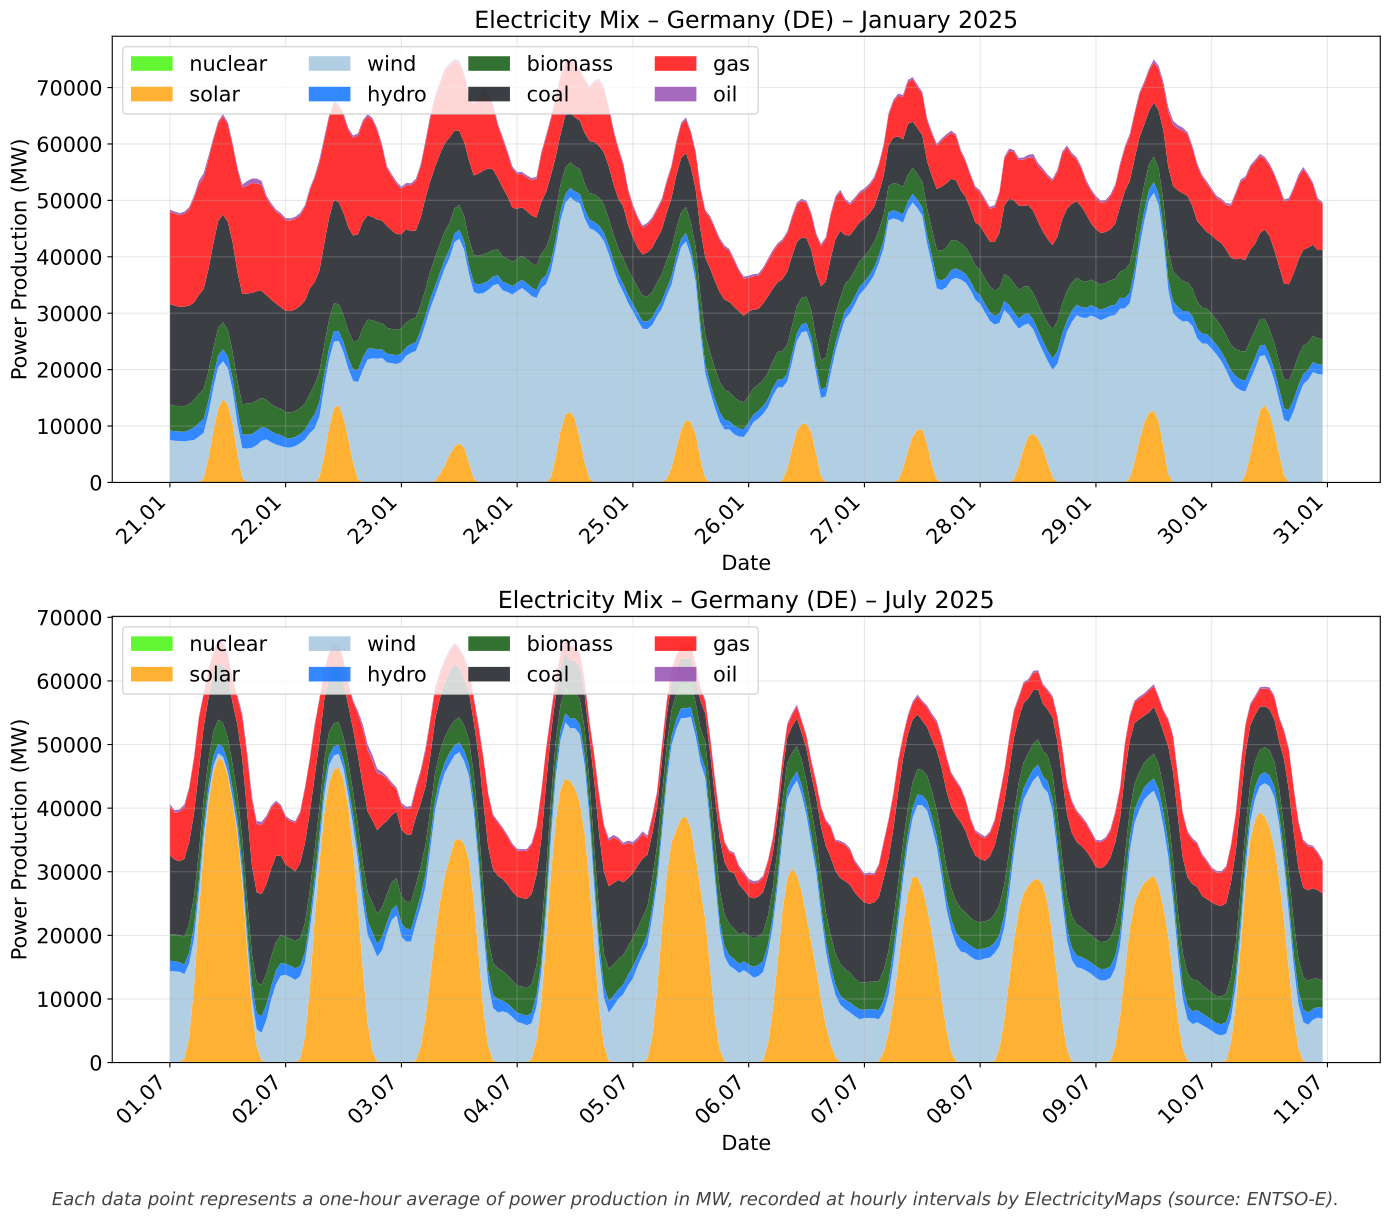

This chart was generated by the following Python code:
import requests
import matplotlib
matplotlib.use("Agg")
import matplotlib.pyplot as plt
import matplotlib.dates as mdates
from datetime import datetime
from dotenv import load_dotenv
import os

output_path = os.path.join(os.path.dirname(os.path.abspath(__file__)), "electricity_mix_germany_combined.pdf")
load_dotenv()
API_KEY = os.getenv("ELECTRICITYMAPS_API_KEY")

SOURCES = ["nuclear", "solar", "wind", "hydro", "biomass", "coal", "gas", "oil"]
COLORS = {
    "nuclear": "#3df500",
    "solar":   "#ff9d00",
    "wind":    "#9dc2db",
    "hydro":   "#006aff",
    "biomass": "#004e00",
    "coal":    "#0b0f14",
    "gas":     "#ff0000",
    "oil":     "#8e44ad",
}

FONT_LABEL  = 15
FONT_TITLE  = 17
FONT_TICK   = 15
FONT_LEGEND = 15
FONT_NOTE   = 13


def fetch(start, end):
    url = (
        "https://api.electricitymaps.com/v4/power-breakdown/past-range"
        f"?zone=DE&start={start}&end={end}"
    )
    resp = requests.get(url, headers={"auth-token": API_KEY})
    resp.raise_for_status()
    history = resp.json()["data"]
    timestamps = [
        datetime.fromisoformat(e["datetime"].replace("Z", "+00:00"))
        for e in history
    ]
    by_source = {
        s: [e.get("powerProductionBreakdown", {}).get(s) or 0 for e in history]
        for s in SOURCES
    }
    return timestamps, by_source


ts_jan, data_jan = fetch("2025-01-21T00:01:00Z", "2025-01-30T23:59:00Z")
ts_jul, data_jul = fetch("2025-07-01T00:01:00Z", "2025-07-10T23:59:00Z")

fig, axes = plt.subplots(2, 1, figsize=(14, 12), sharex=False)

for ax, ts, data, title in [
    (axes[0], ts_jan, data_jan, "Electricity Mix – Germany (DE) – January 2025"),
    (axes[1], ts_jul, data_jul, "Electricity Mix – Germany (DE) – July 2025"),
]:
    ax.stackplot(
        ts,
        [data[s] for s in SOURCES],
        labels=SOURCES,
        colors=[COLORS[s] for s in SOURCES],
        alpha=0.8,
    )
    ax.set_xlabel("Date", fontsize=FONT_LABEL)
    ax.set_ylabel("Power Production (MW)", fontsize=FONT_LABEL)
    ax.set_title(title, fontsize=FONT_TITLE)
    ax.xaxis.set_major_formatter(mdates.DateFormatter("%d.%m"))
    ax.xaxis.set_major_locator(mdates.DayLocator(interval=1))
    ax.tick_params(axis="both", labelsize=FONT_TICK)
    plt.setp(ax.get_xticklabels(), rotation=45, ha="right")
    ax.legend(loc="upper left", ncol=4, fontsize=FONT_LEGEND)
    ax.grid(True, alpha=0.3)

fig.text(
    0.5, -0.01,
    "Each data point represents a one-hour average of power production in MW, "
    "recorded at hourly intervals by ElectricityMaps (source: ENTSO-E).",
    ha="center", fontsize=FONT_NOTE, style="italic", color="#444444",
)

plt.tight_layout(rect=[0, 0.02, 1, 1])
plt.savefig(output_path, dpi=300, bbox_inches="tight")
print(f"Saved to {output_path}")
